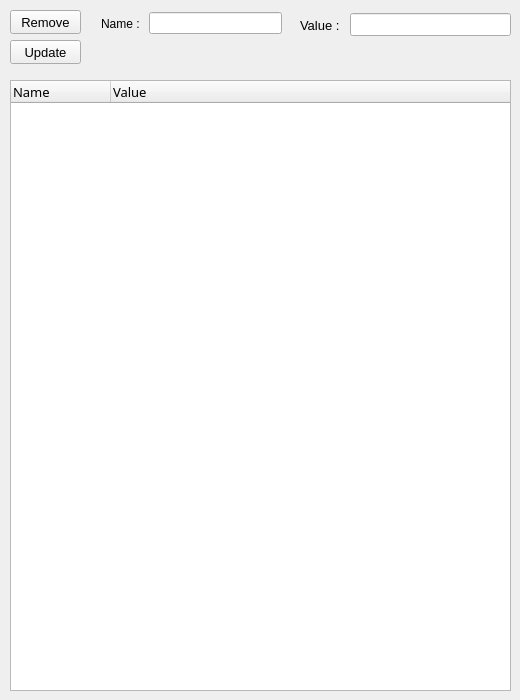
       <widget class="QWidget" name="tab_14">
        <attribute name="title">
         <string>Path</string>
        </attribute>
        <widget class="QTreeWidget" name="table_dependency_path">
         <property name="geometry">
          <rect>
           <x>10</x>
           <y>80</y>
           <width>501</width>
           <height>611</height>
          </rect>
         </property>
         <property name="font">
          <font>
           <family>JetBrains Mono</family>
           <pointsize>10</pointsize>
          </font>
         </property>
         <column>
          <property name="text">
           <string>Name</string>
          </property>
         </column>
         <column>
          <property name="text">
           <string>Value</string>
          </property>
         </column>
        </widget>
        <widget class="QWidget" name="layoutWidget_13">
         <property name="geometry">
          <rect>
           <x>300</x>
           <y>10</y>
           <width>211</width>
           <height>30</height>
          </rect>
         </property>
         <layout class="QHBoxLayout" name="horizontalLayout_27">
          <item>
           <widget class="QLabel" name="label_22">
            <property name="font">
             <font>
              <pointsize>10</pointsize>
             </font>
            </property>
            <property name="text">
             <string>Value : </string>
            </property>
           </widget>
          </item>
          <item>
           <widget class="QLineEdit" name="textbox_path_dependency_value">
            <property name="font">
             <font>
              <pointsize>10</pointsize>
             </font>
            </property>
           </widget>
          </item>
         </layout>
        </widget>
        <widget class="QPushButton" name="btn_remove_dependency_path">
         <property name="geometry">
          <rect>
           <x>10</x>
           <y>10</y>
           <width>71</width>
           <height>24</height>
          </rect>
         </property>
         <property name="font">
          <font>
           <pointsize>10</pointsize>
          </font>
         </property>
         <property name="text">
          <string>Remove</string>
         </property>
        </widget>
        <widget class="QPushButton" name="btn_update_dependency_path">
         <property name="geometry">
          <rect>
           <x>10</x>
           <y>40</y>
           <width>71</width>
           <height>24</height>
          </rect>
         </property>
         <property name="font">
          <font>
           <pointsize>10</pointsize>
          </font>
         </property>
         <property name="text">
          <string>Update</string>
         </property>
        </widget>
        <widget class="QWidget" name="layoutWidget_12">
         <property name="geometry">
          <rect>
           <x>101</x>
           <y>11</y>
           <width>181</width>
           <height>25</height>
          </rect>
         </property>
         <layout class="QHBoxLayout" name="horizontalLayout_22">
          <item>
           <widget class="QLabel" name="label_21">
            <property name="text">
             <string>Name : </string>
            </property>
           </widget>
          </item>
          <item>
           <widget class="QLineEdit" name="textbox_path_dependency_name"/>
          </item>
         </layout>
        </widget>
       </widget>
